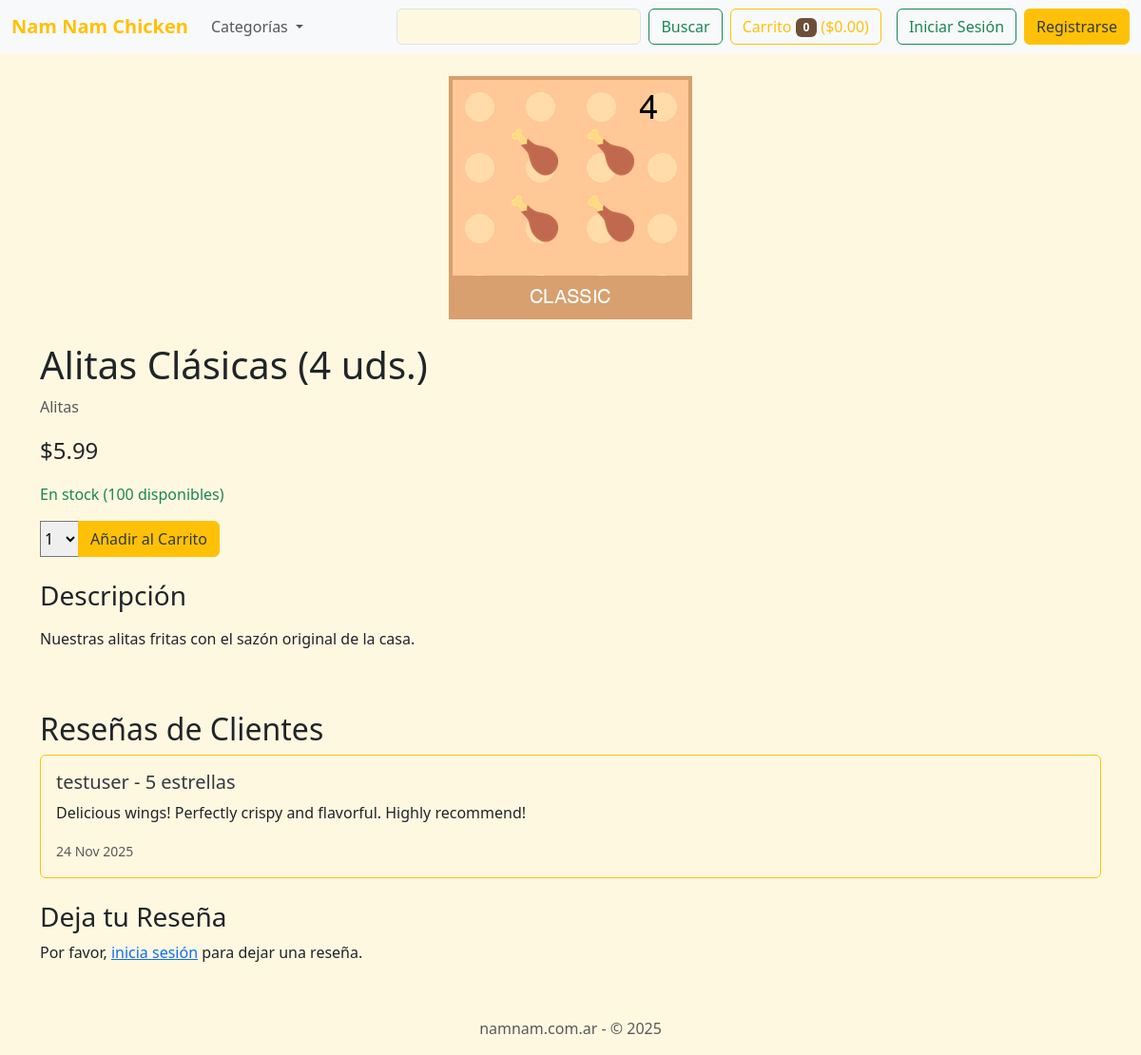
Screenshot of /1/alitas-clasicas-4-uds/ with the database file from the repository.
### shop/models.py (models this page shows, shortened)
class Product(models.Model):
    category = models.ForeignKey(Category,
                                 related_name='products',
                                 on_delete=models.CASCADE)
    name = models.CharField(max_length=200)
    slug = models.SlugField(max_length=200)
    image = models.ImageField(upload_to='products/%Y/%m/%d', blank=True)
    description = models.TextField(blank=True)
    price = models.DecimalField(max_digits=10, decimal_places=2)
    available = models.BooleanField(default=True)
    stock = models.PositiveIntegerField(default=0)
    average_rating = models.DecimalField(max_digits=3, decimal_places=2, default=0.00)
    total_reviews = models.PositiveIntegerField(default=0)
    created = models.DateTimeField(auto_now_add=True)
    updated = models.DateTimeField(auto_now=True)
    class Meta:
        ordering = ['name']
        indexes = [
            models.Index(fields=['id', 'slug']),
            models.Index(fields=['name']),
            models.Index(fields=['-created']),
        ]

class Category(models.Model):
    name = models.CharField(max_length=200)
    slug = models.SlugField(max_length=200, unique=True)
    class Meta:
        ordering = ['name']
        indexes = [
            models.Index(fields=['name']),
        ]
        verbose_name = 'category'
        verbose_name_plural = 'categories'
    def __str__(self):
        return self.name

class Review(models.Model):
    product = models.ForeignKey(Product, on_delete=models.CASCADE, related_name='reviews')
    user = models.ForeignKey(settings.AUTH_USER_MODEL, on_delete=models.CASCADE)
    rating = models.IntegerField(validators=[MinValueValidator(1), MaxValueValidator(5)])
    comment = models.TextField(blank=True)
    created_at = models.DateTimeField(auto_now_add=True)
    class Meta:
        ordering = ['-created_at']
        unique_together = ('product', 'user') # One review per user per product

### shop/views.py (the view)
# urls.py: path('<int:id>/<slug:slug>/', views.product_detail, name='product_detail'),
def product_detail(request, id, slug):
    product = get_object_or_404(Product,
                                id=id,
                                slug=slug,
                                available=True)
    cart_product_form = CartAddProductForm()
    reviews = product.reviews.all()
    if request.method == 'POST' and request.user.is_authenticated:
        existing_review = Review.objects.filter(product=product, user=request.user).first()
        if existing_review:
            review_form = ReviewForm(request.POST, instance=existing_review)
        else:
            review_form = ReviewForm(request.POST)
        if review_form.is_valid():
            new_review = review_form.save(commit=False)
            new_review.product = product
            new_review.user = request.user
            new_review.save()
            messages.success(request, 'Tu reseña ha sido enviada con éxito.')
            return redirect(product.get_absolute_url())
        else:
            messages.error(request, 'Hubo un error al enviar tu reseña. Por favor, verifica los datos.')
    else:
        if request.user.is_authenticated:
            existing_review = Review.objects.filter(product=product, user=request.user).first()
            if existing_review:
                review_form = ReviewForm(instance=existing_review)
            else:
                review_form = ReviewForm()
        else:
            review_form = ReviewForm()
    return render(request,
                  'shop/product/detail.html',
                  {'product': product,
                   'cart_product_form': cart_product_form,
                   'reviews': reviews,
                   'review_form': review_form})

### cart/forms.py
class CartAddProductForm(forms.Form):
    quantity = forms.TypedChoiceField(
        choices=PRODUCT_QUANTITY_CHOICES,
        coerce=int
    )
    update = forms.BooleanField(required=False,
                                initial=False,
                                widget=forms.HiddenInput)

### shop/forms.py
class ReviewForm(forms.ModelForm):
    rating = forms.ChoiceField(
        choices=[(i, str(i)) for i in range(1, 6)], # Choices 1 to 5
        widget=RadioSelect,
        label="Tu Calificación"
    )
    class Meta:
        model = Review
        fields = ['rating', 'comment']
        widgets = {
            'comment': forms.Textarea(attrs={'rows': 4}),
        }

### cart/cart.py (called while the page is built)
    def __len__(self):
        return sum(item['quantity'] for item in self.cart.values())

    def get_total_price(self):
        return sum(Decimal(item['price']) * item['quantity'] for item in self.cart.values())

### cart/context_processors.py (called while the page is built)
def cart(request):
    return {'cart': Cart(request)}

### shop/templates/shop/product/detail.html (shortened to what this page needs)
{% extends "shop/base.html" %}
{% block content %}
<div class="row">
    <div class="col-12 col-md-6 offset-md-3 text-center">
        {% if product.image %}
            <img src="{{ product.image.url }}" class="img-fluid" alt="{{ product.name }}">
        {% else %}
            <img src="https://via.placeholder.com/600x400.png?text=No+Image" class="img-fluid" alt="No image available">
        {% endif %}
    </div>
</div>
<div class="row mt-4">
    <div class="col-12">
        <h1>{{ product.name }}</h1>
        <p class="text-muted">{{ product.category }}</p>
        <p class="fs-4">${{ product.price }}</p>
        {% if product.available and product.stock > 0 %}
            <p class="text-success">En stock ({{ product.stock }} disponibles)</p>
            <div class="d-flex gap-2">
                <form action="{% url "cart:cart_add" product.id %}" method="post" class="d-flex">
                    <div class="input-group" style="max-width: 200px;">
                        {{ cart_product_form.quantity }}
                        <button class="btn btn-primary" type="submit">Añadir al Carrito</button>
                    </div>
                </form>
            </div>
        {% else %}
            <p class="text-danger">Agotado</p>
        {% endif %}
        <h3 class="mt-4">Descripción</h3>
        <p>{{ product.description|linebreaks }}</p>
    </div>
</div>
<div class="row mt-5">
    <div class="col-12">
        <h2>Reseñas de Clientes</h2>
        {% if reviews %}
            {% for review in reviews %}
                <div class="card mb-3">
                    <div class="card-body">
                        <h5 class="card-title">{{ review.user.username }} - {{ review.rating }} estrellas</h5>
                        <p class="card-text">{{ review.comment }}</p>
                        <p class="card-text"><small class="text-muted">{{ review.created_at|date:"d M Y" }}</small></p>
                    </div>
                </div>
            {% endfor %}
        {% else %}
            <p>Aún no hay reseñas para este producto.</p>
        {% endif %}
        <h3 class="mt-4">Deja tu Reseña</h3>
        {% if user.is_authenticated %}
            <form action="{% url "shop:product_detail" product.id product.slug %}" method="post">
                {% csrf_token %}
                <div class="mb-3">
                    <label for="{{ review_form.rating.id_for_label }}" class="form-label">Tu Calificación:</label>
                    <div>
                        {% for radio in review_form.rating %}
                            <div class="form-check form-check-inline">
                                {{ radio.tag }}
                                <label class="form-check-label" for="{{ radio.id_for_label }}">{{ radio.choice_label }}</label>
                            </div>
                        {% endfor %}
                    </div>
                    {% if review_form.rating.errors %}
                        <div class="text-danger">
                            {% for error in review_form.rating.errors %}
                                {{ error }}
                            {% endfor %}
                        </div>
                    {% endif %}
                </div>
                <div class="mb-3">
                    <label for="{{ review_form.comment.id_for_label }}" class="form-label">Tu Comentario:</label>
                    <textarea name="{{ review_form.comment.name }}" id="{{ review_form.comment.id_for_label }}" class="form-control" rows="4"></textarea>
                    {% if review_form.comment.errors %}
                        <div class="text-danger">
                            {% for error in review_form.comment.errors %}
                                {{ error }}
                            {% endfor %}
                        </div>
                    {% endif %}
                </div>
                <button type="submit" class="btn btn-primary">Enviar Reseña</button>
            </form>
        {% else %}
            <p>Por favor, <a href="{% url "users:login" %}">inicia sesión</a> para dejar una reseña.</p>
        {% endif %}
    </div>
</div>
{% endblock %}

### shop/static/shop/css/style.css (style rules this page uses)
:root { --bs-primary: #FFC107; --bs-secondary: #6F4E37; --bs-success: #28a745; --bs-info: #17a2b8; --bs-warning: #ffc107; --bs-danger: #dc3545; --bs-light: #f8f9fa; --bs-dark: #343a40; --bs-body-bg: #FFF8E1; }
html, body { height: 100%; }
body { display: flex; flex-direction: column; background-color: var(--bs-body-bg); background-image: url('/static/img/background.png'); background-size: cover; background-repeat: no-repeat; background-attachment: fixed; background-position: center center; }
.btn-primary { background-color: var(--bs-primary); border-color: var(--bs-primary); color: var(--bs-dark); }
div.card { border-color: var(--bs-primary); background-color: transparent; }
.card-title { color: var(--bs-dark); }

### rows the page displays
Product: image (picture), name "Alitas Clásicas (4 uds.)", category "Alitas", price "5.99", stock "100", description "Nuestras alitas fritas con el sazón original de la casa."
Review: user.username "testuser", rating "5", comment "Delicious wings! Perfectly crispy and flavorful. Highly recommend!", created_at "24 Nov 2025"

### other values shown
{{ cart|length }} "0"
{{ cart.get_total_price|floatformat:2 }} "0.00"
